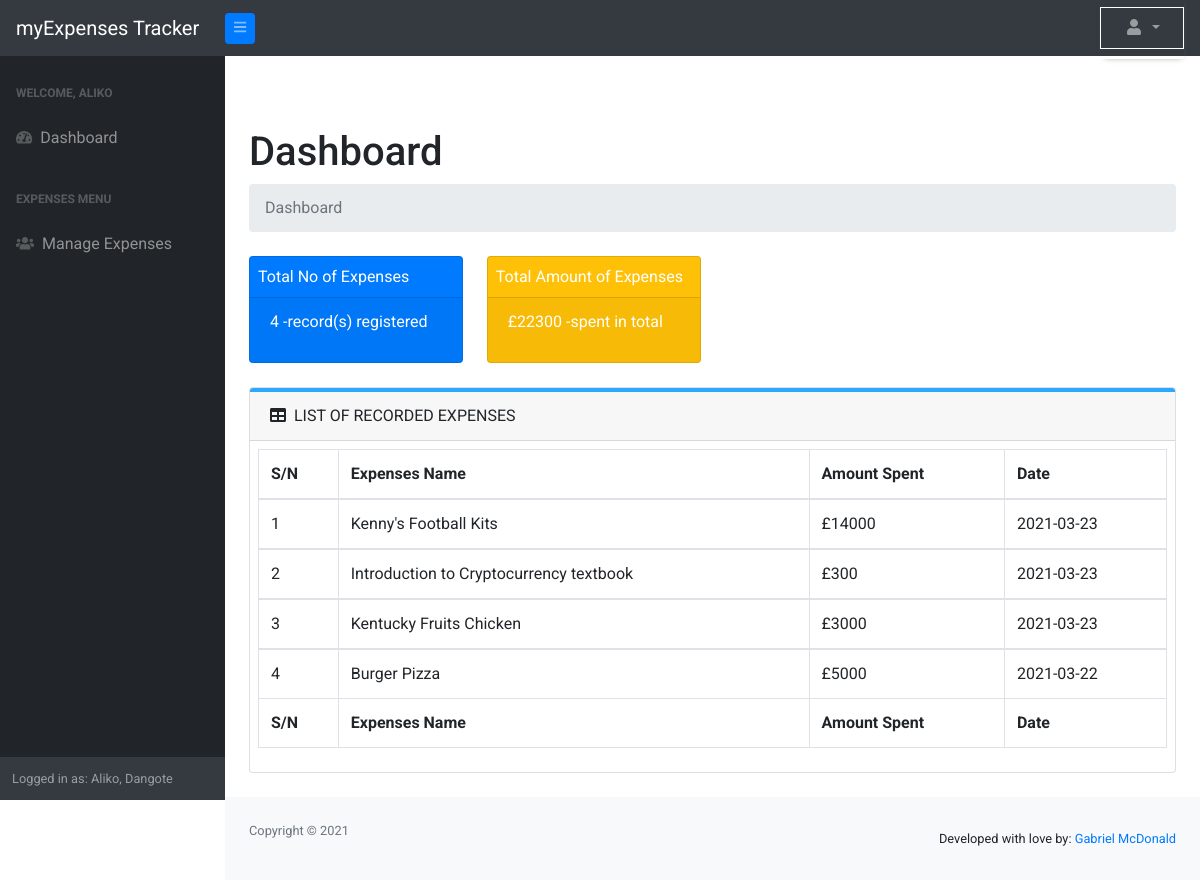
The app's page /expensetracker/user/udashboard.php (signed in) with its own data.
### tables this page shows
CREATE TABLE `expenses` (
  `expenses_id` int(11) NOT NULL,
  `expenses_name` text NOT NULL,
  `amount` int(11) NOT NULL,
  `date_spent` date NOT NULL,
  `userid` int(11) NOT NULL,
  `deleted` int(11) NOT NULL
);

### expensetracker/user/udashboard.php (the view, shortened to what this page needs)
<!DOCTYPE html>
<html lang="en">
    <head>
        <link type="text/css" href="css/styles.css" rel="stylesheet" />
        <link href="https://cdn.datatables.net/1.10.20/css/dataTables.bootstrap4.min.css" rel="stylesheet" />
    </head>
    <body class="sb-nav-fixed">
        <?php require "header.php"; ?>
        <div id="layoutSidenav">
            <?php require "sidenav.php"; ?>
            <div id="layoutSidenav_content">
                <main>
                    <div class="container-fluid">
                        <h1 class="mt-4">Dashboard</h1>
                        <ol class="breadcrumb mb-4 childy">
                            <li class="breadcrumb-item active childy">Dashboard</li>
                        </ol>
                        <div class="row">
                            <div class="col-xl-3 col-md-6">
                                <div class="card bg-primary text-white mb-4">
                                    <div class="card-body">Total No of Expenses</div>
                                    <div class="card-footer d-flex align-items-center justify-content-between">
                                        <p><?= totalNoOfDataIn("expenses"); ?> -record(s) registered</p>
                                    </div>
                                </div>
                            </div>
                            <div class="col-xl-3 col-md-6">
                                <div class="card bg-warning text-white mb-4">
                                    <div class="card-body">Total Amount of Expenses</div>
                                    <div class="card-footer d-flex align-items-center justify-content-between">
                                        <p><?= "£" .totalAmountOfExpenses("expenses"); ?> -spent in total</p>
                                    </div>
                                </div>
                            </div>
                        </div>
                        <?php
                            $expenses= display_expenses_records("expenses");
                        ?>
                        <div class="card mb-4">
                            <div class="card-header">
                                <i class="fas fa-table mr-1"></i>
                                LIST OF RECORDED EXPENSES
                            </div>
                            <div class="card-body">
                                <div class="table-responsive">
                                    <table class="table table-bordered" id="dataTable" width="100%" cellspacing="0">
                                        <thead>
                                            <tr>
                                                <th>S/N</th>
                                                <th>Expenses Name</th>
                                                <th>Amount Spent</th>
                                                <th>Date</th>
                                            </tr>
                                        </thead>
                                        <tfoot>
                                            <tr>
                                                <th>S/N</th>
                                                <th>Expenses Name</th>
                                                <th>Amount Spent</th>
                                                <th>Date</th>
                                            </tr>
                                        </tfoot>
                                        <?php $id= 1; ?>
                                    <?php foreach ($expenses as $expense) : ?>
                                        <tbody>
                                            <tr>
                                                <td><?= $id ?></td>
                                                <td><?= $expense['expenses_name']; ?></td>
                                                <td><?= "£" .$expense['amount']; ?></td>
                                                <td><?= $expense['date_spent']; ?></td>
                                            </tr>
                                        </tbody>
                                        <?php $id++; ?>
                                    <?php endforeach ?>
                                    </table>
                                </div>
                            </div>
                        </div>
                    </div>
                </main>
                <?php include "footer.php"; ?>
            </div>
        </div>
    </body>
</html>

### records on screen
expenses: expenses_name "Kenny's Football Kits", amount "14000", date_spent "2021-03-23"
expenses: expenses_name "Introduction to Cryptocurrency textbook", amount "300", date_spent "2021-03-23"
expenses: expenses_name "Kentucky Fruits Chicken", amount "3000", date_spent "2021-03-23"
expenses: expenses_name "Burger Pizza", amount "5000", date_spent "2021-03-22"

### other values on screen
$_SESSION['fname'] "ALIKO"
$_SESSION['fname'] "Aliko"
$_SESSION['lname'] "Dangote"
totalNoOfDataIn("expenses") "4"
totalAmountOfExpenses("expenses") "22300"
